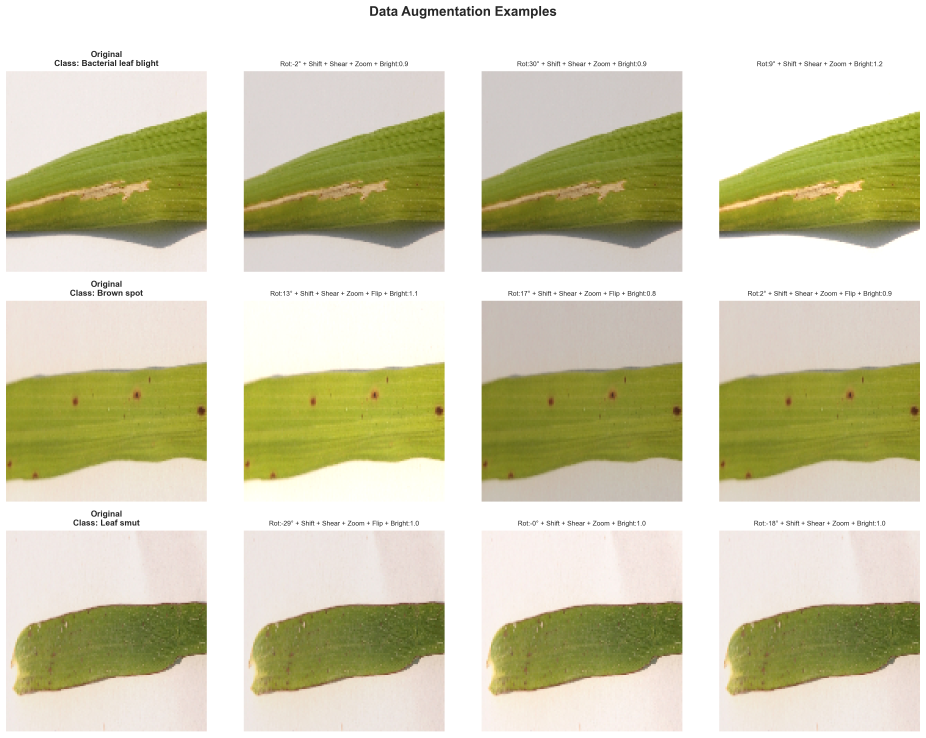
#> input picture RiceLeafPrediction/augmentation_examples.png, 4630 x 3687 px (shown at 1/5 size)
$ python -i app.py   (imports and definitions only)   (older library calls are emulated)
#> lines starting #> are read from the running program, lines starting #| are printed output that depends on the picture
import streamlit as st
import joblib
import numpy as np
import os
import cv2
from PIL import Image
from skimage.feature import local_binary_pattern, hog

# 1. Page Configuration
# [11 lines not run here, left out]

# 2. Model Loader
@st.cache_resource
def load_rice_model():
    # Make sure this matches your .pkl filename exactly
    model_path = os.path.join(os.path.dirname(__file__), 'rice_disease_traditional_model.pkl')
    return joblib.load(model_path)

def load_lable_model():
    # Make sure this matches your .pkl filename exactly
    model_path = os.path.join(os.path.dirname(__file__), 'label_encoder.pkl')
    return joblib.load(model_path)

def load_scaler_model():
    # Make sure this matches your .pkl filename exactly
    model_path = os.path.join(os.path.dirname(__file__), 'scaler.pkl')
    return joblib.load(model_path)
#> (reads RiceLeafPrediction/scaler.pkl from the repository)

scaler = load_scaler_model()
le = load_lable_model()
#> (reads RiceLeafPrediction/label_encoder.pkl from the repository)

try:
    model = load_rice_model()
#> (reads RiceLeafPrediction/rice_disease_traditional_model.pkl from the repository)
#> further down, picture is the input picture: shape (3687, 4630, 3); mean B, G, R 177.3, 206.7, 209.7
except Exception as e:
    st.error(f"Error loading model: {e}")
    st.stop()

# 3. EXACT FEATURE EXTRACTION FUNCTIONS (From your Notebook)
def extract_all_features(image_np):
    # Resize to 224x224 as per your notebook code
    img = cv2.resize(image_np, (224, 224))
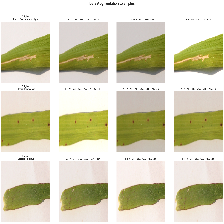
#> img: shape (224, 224, 3); mean B, G, R 176.8, 206.3, 209.3
    features = []

    # A. Color Features (30 features)
    rgb = cv2.cvtColor(img, cv2.COLOR_BGR2RGB)
    hsv = cv2.cvtColor(img, cv2.COLOR_BGR2HSV)
#> hsv: shape (224, 224, 3); mean H, S, V 14.5, 56.3, 210.5
    lab = cv2.cvtColor(img, cv2.COLOR_BGR2LAB)
#> lab: shape (224, 224, 3); mean of channels 0, 1, 2 209.4, 125, 143.4

    for channel_set in [rgb, hsv, lab]:
        for i in range(3):
            ch = channel_set[:, :, i]
            if channel_set is rgb:
                features.extend([np.mean(ch), np.std(ch), np.median(ch),
                                 np.percentile(ch, 25), np.percentile(ch, 75)])
            elif channel_set is hsv:
                features.extend([np.mean(ch), np.std(ch), np.median(ch)])
            else: # LAB
                features.extend([np.mean(ch), np.std(ch)])
#> this loop made 3 passes
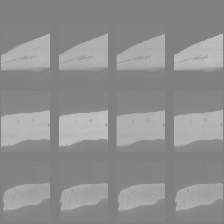
#> ch: shape (224, 224); min 126, max 193, mean 143.4
#> after the loop, features = 30 values, max 255 at index 4, min 6.8 at index 27, mean 128.4

    # B. Texture Features (14 features)
    gray = cv2.cvtColor(img, cv2.COLOR_BGR2GRAY)
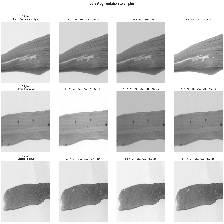
#> gray: shape (224, 224); min 38, max 255, mean 203.8
    radius, n_points = 3, 24
    lbp = local_binary_pattern(gray, n_points, radius, method='uniform')
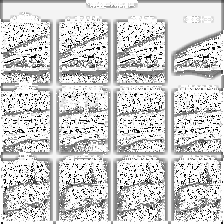
#> lbp: shape (224, 224) float64; min 0, max 25, mean 20.2; drawn with min black and max white
    lbp_hist, _ = np.histogram(lbp.ravel(), bins=np.arange(0, n_points + 3), range=(0, n_points + 2))
#> lbp_hist = 26 values, max 21555 at index 25, min 125 at index 4, mean 1929.8
    lbp_hist = lbp_hist.astype("float") / (lbp_hist.sum() + 1e-6)
#> lbp_hist = 26 values, max 0.43 at index 25, min 0.00249 at index 4, mean 0.0385
    features.extend(lbp_hist[:10])

    hog_feats = hog(gray, pixels_per_cell=(8, 8), cells_per_block=(2, 2), feature_vector=True)
    features.extend([np.mean(hog_feats), np.std(hog_feats), np.max(hog_feats), np.min(hog_feats)])

    # C. Edge Features (12 features)
    sobelx = cv2.Sobel(gray, cv2.CV_64F, 1, 0, ksize=3)
    sobely = cv2.Sobel(gray, cv2.CV_64F, 0, 1, ksize=3)
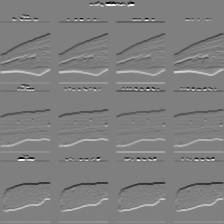
#> sobely: shape (224, 224) float64; min -868, max 868, mean 0; drawn with min black and max white
    laplacian = cv2.Laplacian(gray, cv2.CV_64F)
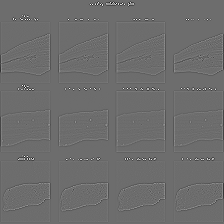
#> laplacian: shape (224, 224) float64; min -651, max 868, mean -0.4; drawn with min black and max white
    canny = cv2.Canny(gray, 50, 150)
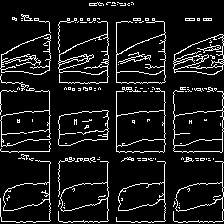
#> canny: shape (224, 224); 9.7% white in thin lines or dots

    for edges in [sobelx, sobely, laplacian, canny]:
        features.extend([np.mean(np.abs(edges)), np.std(edges), np.sum(np.abs(edges) > 0) / edges.size])
#> this loop made 4 passes
#> after the loop, features = 56 values, max 255 at index 4, min 0 at index 43, mean 76.8

    return np.array(features).reshape(1, -1)

# 4. Header & Upload
# [48 lines not run here, left out]

>>> import cv2
>>> picture = cv2.imread('augmentation_examples.png')
>>> result = extract_all_features(picture)
